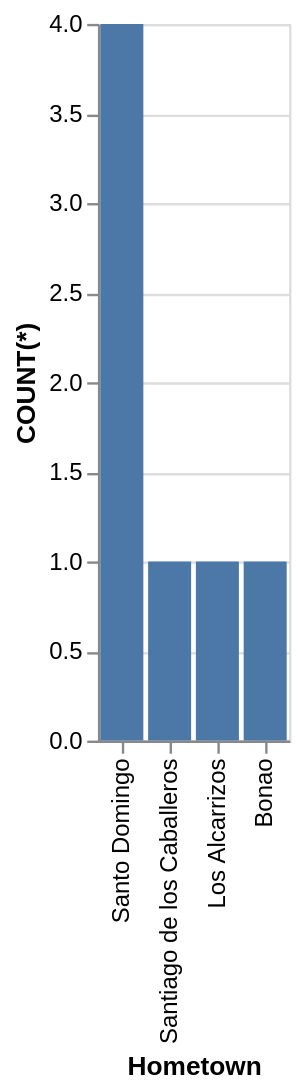

Write the Vega-Lite specification saved for this chart.
### Vega-Lite specification from a JSON file in a GitHub repository (floating-point values rounded to 4 significant figures)
{"data": {"values": [{"x_data": "Santo Domingo", "y_data": 4}, {"x_data": "Santiago de los Caballeros", "y_data": 1}, {"x_data": "Los Alcarrizos", "y_data": 1}, {"x_data": "Bonao", "y_data": 1}]}, "mark": "bar", "encoding": {"x": {"field": "x_data", "type": "nominal", "title": "Hometown", "sort": "descending"}, "y": {"field": "y_data", "type": "quantitative", "title": "COUNT(*)"}}}
